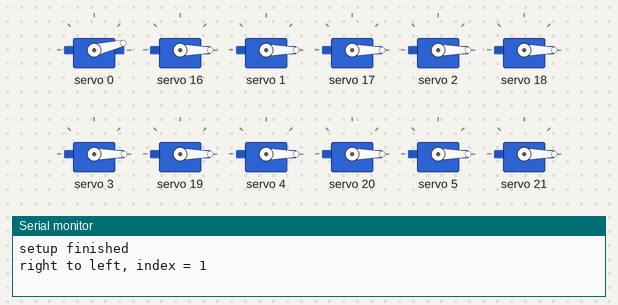
A sketch run on a simulated Arduino Uno, built with avr-gcc and run on an emulated ATmega328P. Shown: 12 × servo, the last lines printed to the serial monitor.

Above: at 3.6 s.
At 11.7 s:
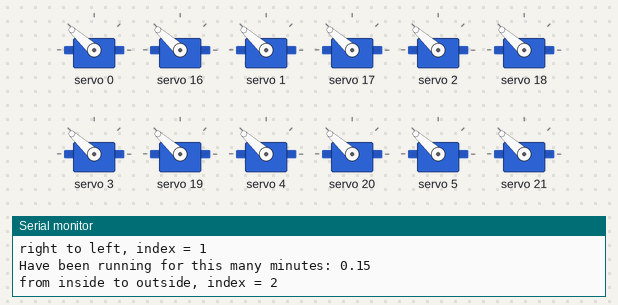
At 17.1 s:
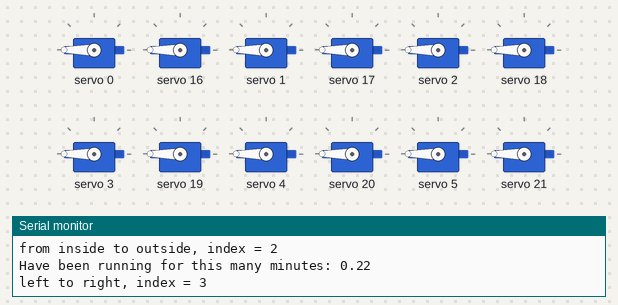
At 19.5 s:
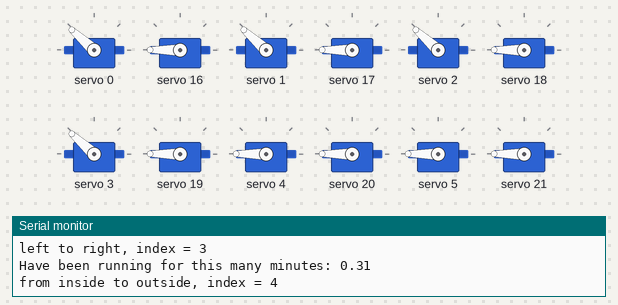
At 27.2 s:
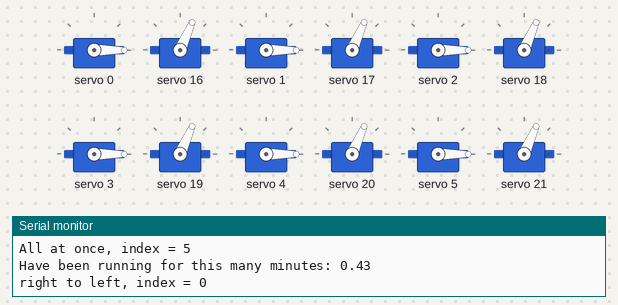
At 33.8 s:
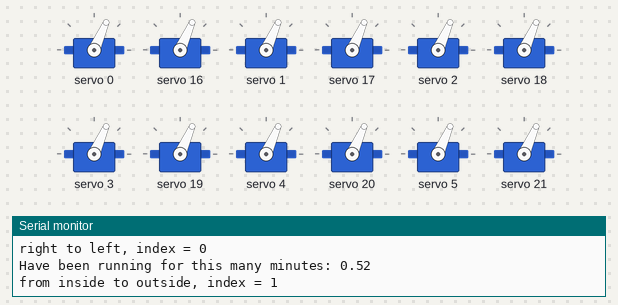
Timing chart, 0 to 40.0 s (numbered marks = the images above):
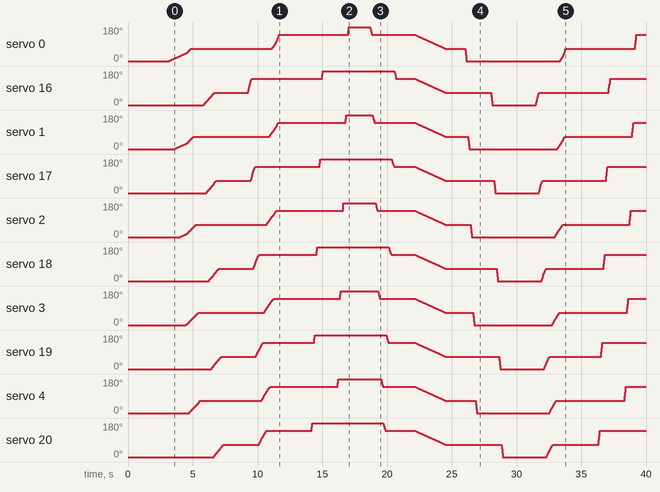

The sketch:

didiSmallModel_michael_2.ino
```cpp
/* Controller for Didi Vardi's small model of rotating pictures

   Based on servo_0603 by Shy Vardi

   Change log:

   27 Jun 2021 - ms - between each simple sequence, rotate all the pictures at once
                      so it looks more interesting.
   01 Jul 2021 - ms - Wrote a class for the servo motor which handles updating the
                      motor pulse width without using delay()
   05 Jul 2021 - ms - each motor starts shortly after the previous motor so that they overlap
   06 Jul 2021 - ms - implement the full sequence
   06 Jul 2021 - ms - add a digital input to trigger action
   07 Jul 2021 - ms - run for at least 3 minutes when triggered
   09 Jul 2021 - ms - added a sequence where they all rotate together
*/


#include <Wire.h>
#include <Adafruit_PWMServoDriver.h>

#define MIN_PULSE_WIDTH 500
#define MAX_PULSE_WIDTH 2400
#define DEFAULT_PULSE_WIDTH 1500
#define FREQUENCY 50
Adafruit_PWMServoDriver pwm1 = Adafruit_PWMServoDriver(0x40);
Adafruit_PWMServoDriver pwm2 = Adafruit_PWMServoDriver(0x41);

// multiples of 90 degrees, in pulse widths
const int servoangle[] = {102, 250, 403, 535, 403, 250};

// Timing stuff
const int PICTURE_PAUSE_mSEC = 1500; // Millisecond pause at picture
const long PULSE_MOD_PAUSE_uSEC = 350; // Microseconds to pause as pulse is being modified
const int OVERLAP_PAUSE_mSEC = 200; // Millisecond overlap pause
const long MAXRUNTIME_MINUTES = 3; // Run for only 3 minutes
unsigned long runningStartedAt = 0; // When did we start running?

// Pulse width modification
const int pulseWidthIncrement = 1; // How much to add or subtract each time

int angleIndex;

// Switches
const int SWITCH1PIN = 2;
const int SWITCH2PIN = 4;


/*
   Class definition for the rototor. Each rotator will
   have its own private set of member variables so there is no naming conflict
   and all rotators share the same behaviors behaviors.
*/
class Rotator
{
    int driverNumber;
    int motorNumber;
    int pulseWidthIncrement; // How much to add each time
    int PULSE_MOD_PAUSE_uSEC; // How long to wait at each step
    int currentPulseWidth;

    int targetPulseWidth;
    unsigned long lastPulseWidthUpdate; // last update of pulseWidth

  public:
    // Nothing to do in the constructor
    Rotator() {}

    void init(int _driverNumber,
              int _motorNumber,
              int _pulseWidthIncrement,
              int _PULSE_MOD_PAUSE_uSEC,
              int _currentPulseWidth) {

      // Store all arguments in private variables
      driverNumber =  _driverNumber;
      motorNumber = _motorNumber;
      pulseWidthIncrement = _pulseWidthIncrement;
      PULSE_MOD_PAUSE_uSEC  = _PULSE_MOD_PAUSE_uSEC;
      currentPulseWidth = _currentPulseWidth;

      // Clear remaining variables
      targetPulseWidth = 0;
      lastPulseWidthUpdate = 0;

      // Set each motors to its initial position
      //      if (driverNumber == 1) {
      //        pwm1.setPWM(motorNumber, 0, currentPulseWidth);
      //      }  else  {
      //        pwm2.setPWM(motorNumber - 10, 0, currentPulseWidth);
      //      }
    } // end of Rotator initialization function

    void setTargetPulseWidth(int _targetPulseWidth)
    {
      targetPulseWidth = _targetPulseWidth;
    }

    boolean isAtTarget() {
      return (abs(targetPulseWidth - currentPulseWidth) < pulseWidthIncrement);
    }

    // The all-important update function does all the hard work of
    // checking to see whether it is time to change the pulse width
    // There is no harm in calling this more frequently than necessary
    // It must be called in all blocking functions or loops

    void update()
    {

      // Are we as close as we can get?
      if (abs(targetPulseWidth - currentPulseWidth) < pulseWidthIncrement ) {
        // Serial.println("close enough");
        return;
      }

      unsigned long now = micros();
      unsigned long elapsedTime;

      // Has the micros() counter overflowed? It's an unsigned long,
      // which can go up to 2,147,483,647 *2.

      // 2,147*2 seconds/60seconds minutes =
      // 2,147*2 /60 minutes = 143 minutes

      // Using a second unsigned long would give me
      // 2,147,483,647 *2,147*2 seconds * 1 minute/60seconds * 1 hour/60minutes * 1 day/24 hours * 1 year/365 days =
      // 2,147,483,647 * 2,147*2 /(60 *60 *24 * 365) years = 292405 years!

      // But perhaps that's not necessary. If we've overflowed, we just need
      // to calculate the elapsed time differently. Is this true?

      if (now < lastPulseWidthUpdate) { // overflowed
        Serial.println("OVERFLOW OVERFLOW OVERFLOW OVERFLOW OVERFLOW OVERFLOW OVERFLOW ");
        elapsedTime = (2147483647 - lastPulseWidthUpdate) + now;
      } else {
        elapsedTime = now - lastPulseWidthUpdate;
      }

      if ( elapsedTime > PULSE_MOD_PAUSE_uSEC) // time to update
      {
        lastPulseWidthUpdate = now;
        // Serial.println("time to update ");

        // Are we going up or down?
        if (targetPulseWidth > currentPulseWidth) {
          currentPulseWidth += pulseWidthIncrement;
        } else {
          currentPulseWidth -= pulseWidthIncrement;
        }

        // finally write to the motor
        if (driverNumber == 1) {
          pwm1.setPWM(motorNumber, 0, currentPulseWidth);
        }  else  {
          pwm2.setPWM(motorNumber - 10, 0, currentPulseWidth);
        }
      }
    } // end of Rotator update function
}; // end of Rotator class


Rotator rotators[20];

//========================================

void setup() {

  Serial.begin(9600);

  angleIndex = 0;

  // initialize PWM drivers
  pwm1.begin();
  pwm1.setPWMFreq(FREQUENCY);
  pwm2.begin();
  pwm2.setPWMFreq(FREQUENCY);

  // Initialize the rotator objects
  for (int i = 0; i < 10; i++) {

    // Motors 0-9 are on driver 1
    rotators[i].init(1, //  driverNumber
                     i, //  motorNumber
                     pulseWidthIncrement, // How much to add each time
                     PULSE_MOD_PAUSE_uSEC, // wait after each pulse width change
                     servoangle[angleIndex]); // each object needs to know where it is now

    // Motors 10-19 are on driver 2
    rotators[i + 10].init(2, //  driverNumber
                          i + 10, //  motorNumber
                          pulseWidthIncrement, // How much to add each time
                          PULSE_MOD_PAUSE_uSEC, // wait after each pulse width change
                          servoangle[angleIndex]); //  each object needs to know where it is now
  }
  for (int i = 0; i < 10; i++) {
    pwm1.setPWM(i, 0, servoangle[angleIndex]); // starting position
    pwm2.setPWM(i, 0, servoangle[angleIndex]);
  }

  // Now that we're at index 0, we need to bump it up to next position
  angleIndex++;

  Serial.println("setup finished");
  delay(3000);

}

//========================================
/*
   initialize angle to zero (done in reset)
   After each step, increment angleIndex
   When angleIndex reaches 6, reset to 0

   Sequence:

  all at once overlapping, right to left
  all at once overlapping, outside to center
  all at once overlapping, left to right
  all at once overlapping, center to outside
  repeat

  Stop after 3 minutes, and wait for a trigger (button press)
*/
void loop() {


  Serial.print("right to left, index = ");
  Serial.print(angleIndex);
  Serial.println();
  rightToLeft(angleIndex, OVERLAP_PAUSE_mSEC);
  angleIndex++;
  angleIndex %= 6;
  delay(PICTURE_PAUSE_mSEC);

  blockIfMAXRUNTIME_MINUTESExpired();

  Serial.print("from inside to outside, index = ");
  Serial.print(angleIndex);
  Serial.println();
  insideOut(angleIndex, OVERLAP_PAUSE_mSEC);
  angleIndex++;
  angleIndex %= 6;
  delay(PICTURE_PAUSE_mSEC);

  blockIfMAXRUNTIME_MINUTESExpired();

  Serial.print("left to right, index = ");
  Serial.print(angleIndex);
  Serial.println();
  leftToRight(angleIndex, OVERLAP_PAUSE_mSEC);
  angleIndex++;
  angleIndex %= 6;
  delay(PICTURE_PAUSE_mSEC);

  blockIfMAXRUNTIME_MINUTESExpired();

  Serial.print("from inside to outside, index = ");
  Serial.print(angleIndex);
  Serial.println();
  outsideIn(angleIndex, OVERLAP_PAUSE_mSEC);
  angleIndex++;
  angleIndex %= 6;
  delay(PICTURE_PAUSE_mSEC);

  blockIfMAXRUNTIME_MINUTESExpired();

  Serial.print("All at once, index = ");
  Serial.print(angleIndex);
  Serial.println();
  allAtOnce(angleIndex);
  angleIndex++;
  angleIndex %= 6;
  delay(PICTURE_PAUSE_mSEC);

  blockIfMAXRUNTIME_MINUTESExpired();
}


// Right to left, each one starts a little after the previous
// OVERLAP_PAUSE_mSEC is the time between when one motor
// starts and when the next starts
void rightToLeft(int index, int OVERLAP_PAUSE_mSEC) {

  // Start the first motor
  rotators[0].setTargetPulseWidth(servoangle[angleIndex]);
  unsigned long lastMotorStartedAt = millis();

  int i = 1;
  while ( i < 20 ) {
    if ( (millis() - lastMotorStartedAt) > OVERLAP_PAUSE_mSEC ) {
      // time to start the next motor
      //      Serial.print("starting motor ");
      //      Serial.print(i);
      //      Serial.print(" at time ");
      //      Serial.print(millis());
      //      Serial.print(" lastMotorStartedAt ");
      //      Serial.print(lastMotorStartedAt);
      //      Serial.print(" OVERLAP_PAUSE_mSEC ");
      //      Serial.print(OVERLAP_PAUSE_mSEC);
      //      Serial.println();
      rotators[i].setTargetPulseWidth(servoangle[angleIndex]);
      lastMotorStartedAt = millis();
      i++;
    }

    // Update all the motors. Have to do this within the while() loop
    // because the while() loop is blocking
    for (int i = 0; i < 20; i++) {
      rotators[i].update();
    }
  }

  // all motors have been started, now just wait for them all to arrive.
  // This function blocks, but it calls the Rotator.update() function
  // so it's OK to block
  waitForAllMotorsToArrive(); // blocking
}

// As above but in the other direction
void leftToRight(int index, int OVERLAP_PAUSE_mSEC) {

  // Start the last motor
  rotators[19].setTargetPulseWidth(servoangle[angleIndex]);
  unsigned long lastMotorStartedAt = millis();

  int i = 18;
  while ( i >= 0 ) {
    if ( (millis() - lastMotorStartedAt) > OVERLAP_PAUSE_mSEC ) {
      rotators[i].setTargetPulseWidth(servoangle[angleIndex]);
      lastMotorStartedAt = millis();
      i--;
    }

    // Update all the motors. Have to do this within the while() loop
    // because the while() loop will block until all motors have started
    for (int i = 0; i < 20; i++) {
      rotators[i].update();
    }
  }

  // all motors have been started, now just wait for them all to arrive.
  // This function blocks, but it calls the Rotator.update() function
  // so it's OK to block
  waitForAllMotorsToArrive(); // blocking
}

void insideOut(int index, int OVERLAP_PAUSE_mSEC) {

  // Start the first two
  rotators[9].setTargetPulseWidth(servoangle[angleIndex]);
  rotators[10].setTargetPulseWidth(servoangle[angleIndex]);
  unsigned long lastMotorStartedAt = millis();

  int i = 8;
  while ( i >= 0 ) {
    if ( (millis() - lastMotorStartedAt) > OVERLAP_PAUSE_mSEC ) {
      //      Serial.print("doing motors ");
      //      Serial.print(i);
      //      Serial.print(" and ");
      //      Serial.print(19 - i);
      //      Serial.println();
      rotators[i].setTargetPulseWidth(servoangle[angleIndex]);
      rotators[19 - i].setTargetPulseWidth(servoangle[angleIndex]);
      lastMotorStartedAt = millis();
      i--;
    }

    // Update all the motors. Have to do this within the while() loop
    // because the while() loop will block until all motors have started
    for (int i = 0; i < 20; i++) {
      rotators[i].update();
    }
  }

  // all motors have been started, now just wait for them all to arrive.
  // This function blocks, but it calls the Rotator.update() function
  // so it's OK to block
  waitForAllMotorsToArrive(); // blocking
}

void outsideIn(int index, int OVERLAP_PAUSE_mSEC) {

  // Start the first two
  rotators[0].setTargetPulseWidth(servoangle[angleIndex]);
  rotators[19].setTargetPulseWidth(servoangle[angleIndex]);
  unsigned long lastMotorStartedAt = millis();

  int i = 1;
  while ( i < 10 ) {
    if ( (millis() - lastMotorStartedAt) > OVERLAP_PAUSE_mSEC ) {
      //      Serial.print("doing motors ");
      //      Serial.print(i);
      //      Serial.print(" and ");
      //      Serial.print(19 - i);
      //      Serial.println();
      rotators[i].setTargetPulseWidth(servoangle[angleIndex]);
      rotators[19 - i].setTargetPulseWidth(servoangle[angleIndex]);
      lastMotorStartedAt = millis();
      i++;
    }

    // Update all the motors. Have to do this within the while() loop
    // because the while() loop will block until all motors have started
    for (int i = 0; i < 20; i++) {
      rotators[i].update();
    }
  }

  // all motors have been started, now just wait for them all to arrive.
  // This function blocks, but it calls the Rotator.update() function
  // so it's OK to block
  waitForAllMotorsToArrive(); // blocking
}

void allAtOnce(int index) {

  for (int i = 0; i < 20; i++) {
    rotators[i].setTargetPulseWidth(servoangle[angleIndex]);
  }

  // all motors have been started, now just wait for them all to arrive.
  // This function blocks, but it calls the Rotator.update() function
  // so it's OK to block
  waitForAllMotorsToArrive(); // blocking
}


// IMPORTANT note that this is a blocking function
// I.e. it does not return until all motors have arrived. This
// means that this function must call the Rotator.update() function
void waitForAllMotorsToArrive() {
  while (1) {

    // Update all the motors
    for (int i = 0; i < 20; i++) {
      rotators[i].update();
    }

    // keep updating as long as any servos are not at target

    // Assume all servos have reached their target
    boolean allDone = true;

    // Check each servo
    for (int i = 0; i < 20; i++) {
      // If any servo is not at target
      if (rotators[i].isAtTarget() == false) {
        allDone = false;
        break; // No need to check the rest; go back to updating
      }
    }

    // Leave the loop only if all are done
    if (allDone == true) {
      break;
    }
  }
}

/////////////////////////////////////////////////////////////

void simpleTest() {
  Serial.println("moving to 535");
  rotators[1].setTargetPulseWidth(535);
  while (rotators[1].isAtTarget() == false) {
    rotators[1].update();
  }
  delay(3000);

  Serial.println("moving to 250");
  rotators[1].setTargetPulseWidth(250);
  while (rotators[1].isAtTarget() == false) {
    rotators[1].update();
  }
  delay(3000);
}

// All at once, no overlap. This was used to test the class before
// I implemented the overlapping feature
void allAtOnceNoOverlap(int index) {
  Serial.print("setting all servos to angleIndex ");
  Serial.println(index);

  for (int i = 0; i < 20; i++) {
    rotators[i].setTargetPulseWidth(servoangle[angleIndex]);
  }

  waitForAllMotorsToArrive(); // blocking
}

/* if we've been running for longer than the run time,
    enter an endless loop until we are triggered by
    one of the two switches being closed
*/

void blockIfMAXRUNTIME_MINUTESExpired() {

  float minutesRun = (millis() - runningStartedAt) / 60000.0;

  Serial.print("Have been running for this many minutes: ");
  Serial.println(minutesRun);

  if (minutesRun > MAXRUNTIME_MINUTES) {

    Serial.println("going to sleep until someone presses a switch");
    // wait for a switch closure
    while (!digitalRead(SWITCH1PIN) && !digitalRead(SWITCH2PIN)) {
      Serial.println("waiting");
      delay(100);
    }

    // someone pressed a switch! Note the time we started
    Serial.println("Someone woke us up");
    runningStartedAt = millis();
  }
}
```
